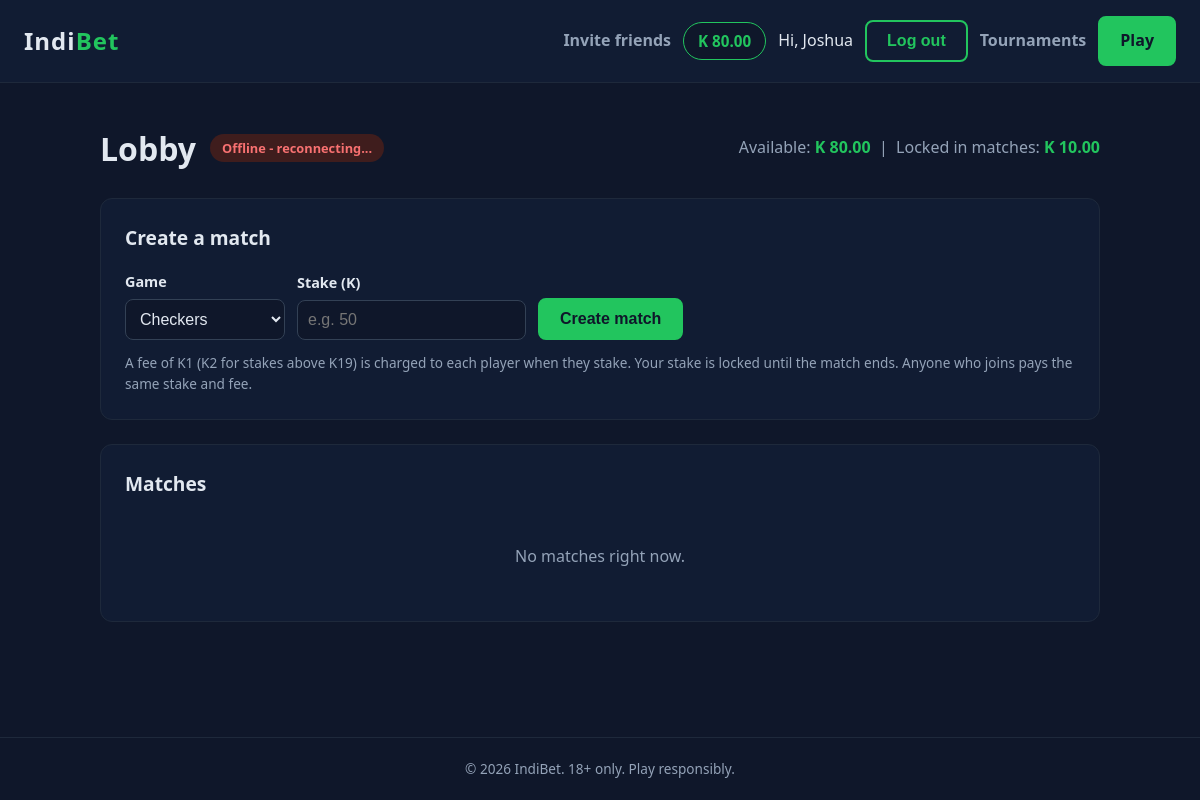
The page /matches/ (signed in) on the database as committed earlier.
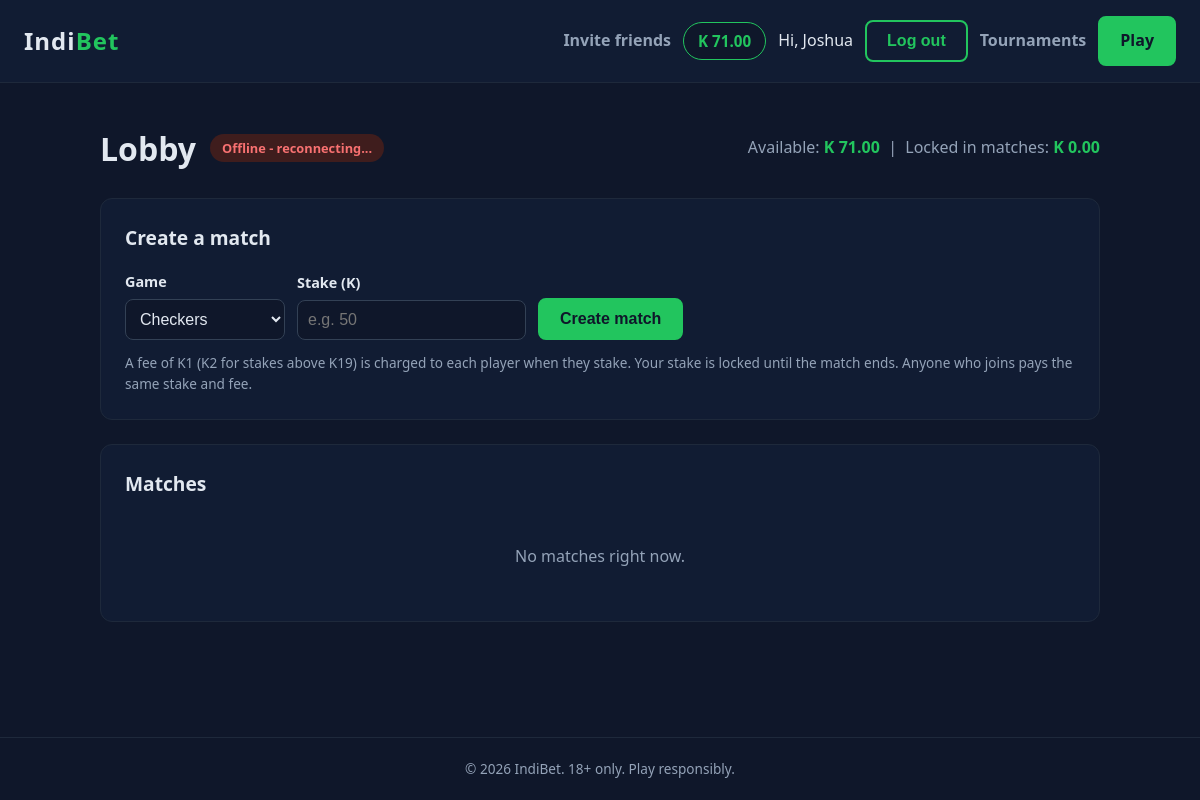
The same page on the database as committed later.
### accounts/models.py (models this page shows, shortened)
class User(AbstractUser):
    phone = models.CharField(max_length=20, blank=True)
    date_of_birth = models.DateField(null=True, blank=True)
    referral_code = models.CharField(
        max_length=12, unique=True, null=True, blank=True, editable=False
    )
    referred_by = models.ForeignKey(
        "self",
        null=True,
        blank=True,
        on_delete=models.SET_NULL,
        related_name="referrals",
    )

### wallet/models.py (models this page shows, shortened)
class Wallet(models.Model):
    user = models.OneToOneField(
        settings.AUTH_USER_MODEL,
        on_delete=models.PROTECT,
        related_name="wallet",
    )
    available = models.DecimalField(max_digits=14, decimal_places=2, default=Decimal("0.00"))
    held = models.DecimalField(max_digits=14, decimal_places=2, default=Decimal("0.00"))
    updated_at = models.DateTimeField(auto_now=True)
    class Meta:
        constraints = [
            models.CheckConstraint(
                condition=models.Q(available__gte=0),
                name="wallet_available_gte_0",
            ),
            models.CheckConstraint(
                condition=models.Q(held__gte=0),
                name="wallet_held_gte_0",
            ),
        ]

### matches/views.py (the view)
# urls.py: path("", views.lobby, name="lobby"),
@login_required
def lobby(request):
    wallet, _ = Wallet.objects.get_or_create(user=request.user)
    context = {
        "wallet": wallet,
        "games": Match.Game.choices,
    }
    return render(request, "matches/lobby.html", context)

### matches/templates/matches/lobby.html (shortened to what this page needs)
{% extends "core/base.html" %}
{% block content %}
<div class="container lobby">
    <div class="lobby-head">
        <h1>Lobby <span id="live-status" class="live">Connecting...</span></h1>
        <div class="your-balance">
            Available: <strong id="balance-available">K {{ wallet.available|floatformat:2 }}</strong>
            &nbsp;|&nbsp; Locked in matches: <strong id="balance-held">K {{ wallet.held|floatformat:2 }}</strong>
        </div>
    </div>
    <section class="panel">
        <h2>Create a match</h2>
        <form id="create-form" class="create-form">
            <div class="field">
                <label for="game">Game</label>
                <select id="game">
                    {% for value, label in games %}
                    <option value="{{ value }}">{{ label }}</option>
                    {% endfor %}
                </select>
            </div>
            <div class="field">
                <label for="stake">Stake (K)</label>
                <input id="stake" type="number" min="1" step="0.01" placeholder="e.g. 50" required>
            </div>
            <button type="submit" class="btn btn-primary">Create match</button>
        </form>
               <p class="hint">A fee of K1 (K2 for stakes above K19) is charged to each player when they stake. Your stake is locked until the match ends. Anyone who joins pays the same stake and fee.</p>
    </section>
    <section class="panel">
        <h2>Matches</h2>
        <div id="matches-list" class="match-list">
            <div class="empty" id="empty-message">No matches right now.</div>
        </div>
    </section>
</div>
{% endblock %}

### core/templates/core/base.html (shortened to what this page needs)
<!DOCTYPE html>
<html lang="en">
<head>
</head>
<body>
    <header class="navbar">
        <a href="/" class="logo">Indi<span>Bet</span></a>
        <nav class="nav-links">
            {% block nav %}
            {% if user.is_authenticated %}
                <a href="{% url 'accounts:referrals' %}" class="nav-link">Invite friends</a>
                <a href="{% url 'wallet:wallet' %}" class="balance" title="Available balance">K {{ user.wallet.available|floatformat:2 }}</a>
                <span>Hi, {{ user.username }}</span>
                <form method="post" action="{% url 'accounts:logout' %}" style="display:inline;">
                    <button type="submit" class="btn btn-outline" style="font-size:1rem;">Log out</button>
                </form>
            {% else %}
                <a href="{% url 'accounts:login' %}" class="btn btn-outline">Log in</a>
                <a href="{% url 'accounts:signup' %}" class="btn btn-primary">Sign up</a>
            {% endif %}
            {% endblock %}
            <a href="{% url 'tournaments:list' %}" class="nav-link">Tournaments</a>
            <a href="{% url 'matches:lobby' %}" class="btn btn-primary">Play</a>
        </nav>
    </header>
    <main>
        {% block content %}{% endblock %}
    </main>
    <footer>
        <p>&copy; 2026 IndiBet. 18+ only. Play responsibly.</p>
    </footer>
</body>
</html>

Rows that differ between the two databases and show on the page:
changed User "Joshua": wallet.available "80.00" → "71.00"
changed Wallet: available "80.00" → "71.00"; held "10.00" → "0.00"
